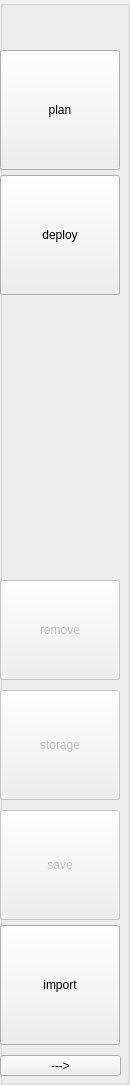
       <widget class="QGroupBox" name="btn_grp">
        <property name="sizePolicy">
         <sizepolicy hsizetype="Fixed" vsizetype="Expanding">
          <horstretch>0</horstretch>
          <verstretch>0</verstretch>
         </sizepolicy>
        </property>
        <property name="minimumSize">
         <size>
          <width>120</width>
          <height>0</height>
         </size>
        </property>
        <property name="title">
         <string/>
        </property>
        <property name="class" stdset="0">
         <string>btn_grp</string>
        </property>
        <widget class="QToolButton" name="nextBtn">
         <property name="enabled">
          <bool>true</bool>
         </property>
         <property name="geometry">
          <rect>
           <x>0</x>
           <y>175</y>
           <width>120</width>
           <height>120</height>
          </rect>
         </property>
         <property name="sizePolicy">
          <sizepolicy hsizetype="Fixed" vsizetype="Fixed">
           <horstretch>0</horstretch>
           <verstretch>0</verstretch>
          </sizepolicy>
         </property>
         <property name="minimumSize">
          <size>
           <width>120</width>
           <height>120</height>
          </size>
         </property>
         <property name="maximumSize">
          <size>
           <width>120</width>
           <height>120</height>
          </size>
         </property>
         <property name="text">
          <string>deploy</string>
         </property>
         <property name="icon">
          <iconset resource="../deps/resources/resource.qrc">
           <normaloff>:/images/deploy_en.png</normaloff>
           <normalon>:/images/deploy_en.png</normalon>
           <disabledoff>:/images/deploy_di.png</disabledoff>
           <disabledon>:/images/deploy_di.png</disabledon>:/images/deploy_en.png</iconset>
         </property>
         <property name="toolButtonStyle">
          <enum>Qt::ToolButtonTextUnderIcon</enum>
         </property>
         <property name="class" stdset="0">
          <string>QToolButton1</string>
         </property>
        </widget>
        <widget class="QToolButton" name="planBtn">
         <property name="enabled">
          <bool>true</bool>
         </property>
         <property name="geometry">
          <rect>
           <x>0</x>
           <y>50</y>
           <width>120</width>
           <height>120</height>
          </rect>
         </property>
         <property name="sizePolicy">
          <sizepolicy hsizetype="Fixed" vsizetype="Fixed">
           <horstretch>0</horstretch>
           <verstretch>0</verstretch>
          </sizepolicy>
         </property>
         <property name="minimumSize">
          <size>
           <width>120</width>
           <height>120</height>
          </size>
         </property>
         <property name="maximumSize">
          <size>
           <width>120</width>
           <height>120</height>
          </size>
         </property>
         <property name="text">
          <string>plan</string>
         </property>
         <property name="icon">
          <iconset>
           <normalon>:/images/plan_en.png</normalon>
           <disabledoff>:/images/plan_di.png</disabledoff>
           <disabledon>:/images/plan_di.png</disabledon>
          </iconset>
         </property>
         <property name="iconSize">
          <size>
           <width>60</width>
           <height>60</height>
          </size>
         </property>
         <property name="toolButtonStyle">
          <enum>Qt::ToolButtonTextUnderIcon</enum>
         </property>
         <property name="class" stdset="0">
          <string>QToolButton1</string>
         </property>
        </widget>
        <widget class="QToolButton" name="importBtn">
         <property name="geometry">
          <rect>
           <x>0</x>
           <y>925</y>
           <width>120</width>
           <height>120</height>
          </rect>
         </property>
         <property name="sizePolicy">
          <sizepolicy hsizetype="Fixed" vsizetype="Fixed">
           <horstretch>0</horstretch>
           <verstretch>0</verstretch>
          </sizepolicy>
         </property>
         <property name="minimumSize">
          <size>
           <width>120</width>
           <height>110</height>
          </size>
         </property>
         <property name="maximumSize">
          <size>
           <width>115</width>
           <height>120</height>
          </size>
         </property>
         <property name="text">
          <string>import</string>
         </property>
         <property name="icon">
          <iconset resource="../deps/resources/resource.qrc">
           <normaloff>:/images/import_en.png</normaloff>:/images/import_en.png</iconset>
         </property>
         <property name="toolButtonStyle">
          <enum>Qt::ToolButtonTextUnderIcon</enum>
         </property>
         <property name="class" stdset="0">
          <string>QToolButton2</string>
         </property>
        </widget>
        <widget class="QToolButton" name="ppGUIButton">
         <property name="enabled">
          <bool>true</bool>
         </property>
         <property name="geometry">
          <rect>
           <x>0</x>
           <y>1055</y>
           <width>121</width>
           <height>21</height>
          </rect>
         </property>
         <property name="text">
          <string>---&gt;</string>
         </property>
         <property name="class" stdset="0">
          <string>QToolButton2</string>
         </property>
        </widget>
        <widget class="QToolButton" name="rppButton">
         <property name="enabled">
          <bool>false</bool>
         </property>
         <property name="geometry">
          <rect>
           <x>0</x>
           <y>580</y>
           <width>120</width>
           <height>100</height>
          </rect>
         </property>
         <property name="text">
          <string>remove</string>
         </property>
         <property name="icon">
          <iconset resource="../deps/resources/resource.qrc">
           <normaloff>:/images/deletebox_en.png</normaloff>
           <disabledoff>:/images/deletebox_di.png</disabledoff>:/images/deletebox_en.png</iconset>
         </property>
         <property name="iconSize">
          <size>
           <width>45</width>
           <height>45</height>
          </size>
         </property>
         <property name="toolButtonStyle">
          <enum>Qt::ToolButtonTextUnderIcon</enum>
         </property>
         <property name="class" stdset="0">
          <string>QToolButton2</string>
         </property>
        </widget>
        <widget class="QToolButton" name="saveButton">
         <property name="enabled">
          <bool>false</bool>
         </property>
         <property name="geometry">
          <rect>
           <x>0</x>
           <y>810</y>
           <width>120</width>
           <height>110</height>
          </rect>
         </property>
         <property name="text">
          <string>save</string>
         </property>
         <property name="icon">
          <iconset resource="../deps/resources/resource.qrc">
           <normaloff>:/images/save_en.png</normaloff>
           <disabledoff>:/images/save_di.png</disabledoff>:/images/save_en.png</iconset>
         </property>
         <property name="iconSize">
          <size>
           <width>55</width>
           <height>55</height>
          </size>
         </property>
         <property name="toolButtonStyle">
          <enum>Qt::ToolButtonTextUnderIcon</enum>
         </property>
         <property name="class" stdset="0">
          <string>QToolButton2</string>
         </property>
        </widget>
        <widget class="QToolButton" name="MASimulationButton">
         <property name="enabled">
          <bool>false</bool>
         </property>
         <property name="geometry">
          <rect>
           <x>0</x>
           <y>690</y>
           <width>120</width>
           <height>110</height>
          </rect>
         </property>
         <property name="text">
          <string>storage</string>
         </property>
         <property name="icon">
          <iconset resource="../deps/resources/resource.qrc">
           <normaloff>:/images/simulate_en.png</normaloff>
           <disabledoff>:/images/simulate_di.png</disabledoff>:/images/simulate_en.png</iconset>
         </property>
         <property name="iconSize">
          <size>
           <width>55</width>
           <height>55</height>
          </size>
         </property>
         <property name="toolButtonStyle">
          <enum>Qt::ToolButtonTextUnderIcon</enum>
         </property>
         <property name="class" stdset="0">
          <string>QToolButton2</string>
         </property>
        </widget>
       </widget>
